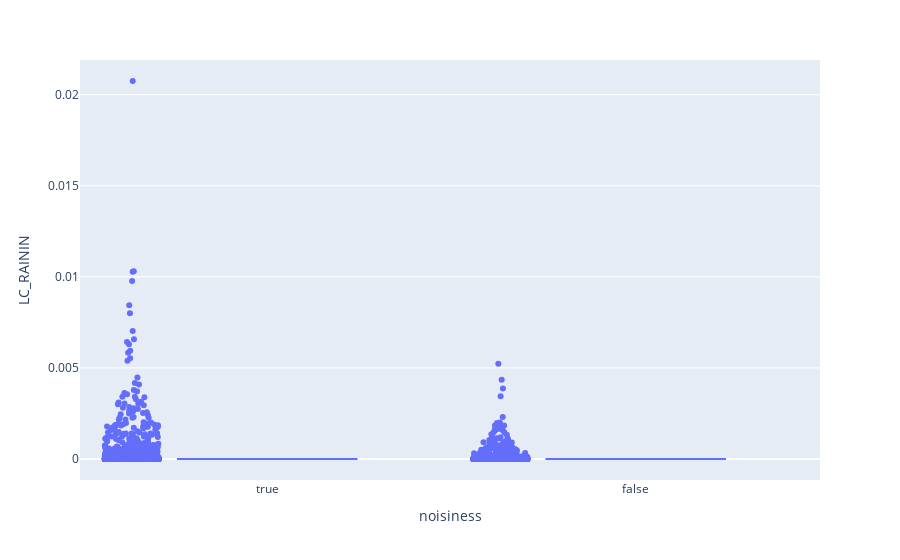

The cell this chart's notebook holds for it:
### Code cell
i=1

import plotly.express as px
 
fig = px.box(list_df[i], x = 'noisiness', y='LC_RAININ', points="all")
fig.update_traces(quartilemethod="inclusive")
 
fig.show()

### Figure 1 — Plotly figure (JSON) as saved in the notebook; plotly's stock layout.template omitted (floating-point values rounded to 4 significant figures; data arrays with more than 128 entries replaced by an {"elided": "..."} marker saying what was removed)
{"data": [{"alignmentgroup": "True", "boxpoints": "all", "hovertemplate": "noisiness=%{x}<br>LC_RAININ=%{y}<extra></extra>", "legendgroup": "", "marker": {"color": "#636efa"}, "name": "", "notched": false, "offsetgroup": "", "orientation": "v", "quartilemethod": "inclusive", "showlegend": false, "type": "box", "x": {"elided": "6360 bool values"}, "x0": " ", "xaxis": "x", "y": {"elided": "6360 float values"}, "y0": " ", "yaxis": "y"}], "layout": {"boxmode": "group", "legend": {"tracegroupgap": 0}, "margin": {"t": 60}, "xaxis": {"anchor": "y", "domain": [0, 1], "title": {"text": "noisiness"}}, "yaxis": {"anchor": "x", "domain": [0, 1], "title": {"text": "LC_RAININ"}}}}
